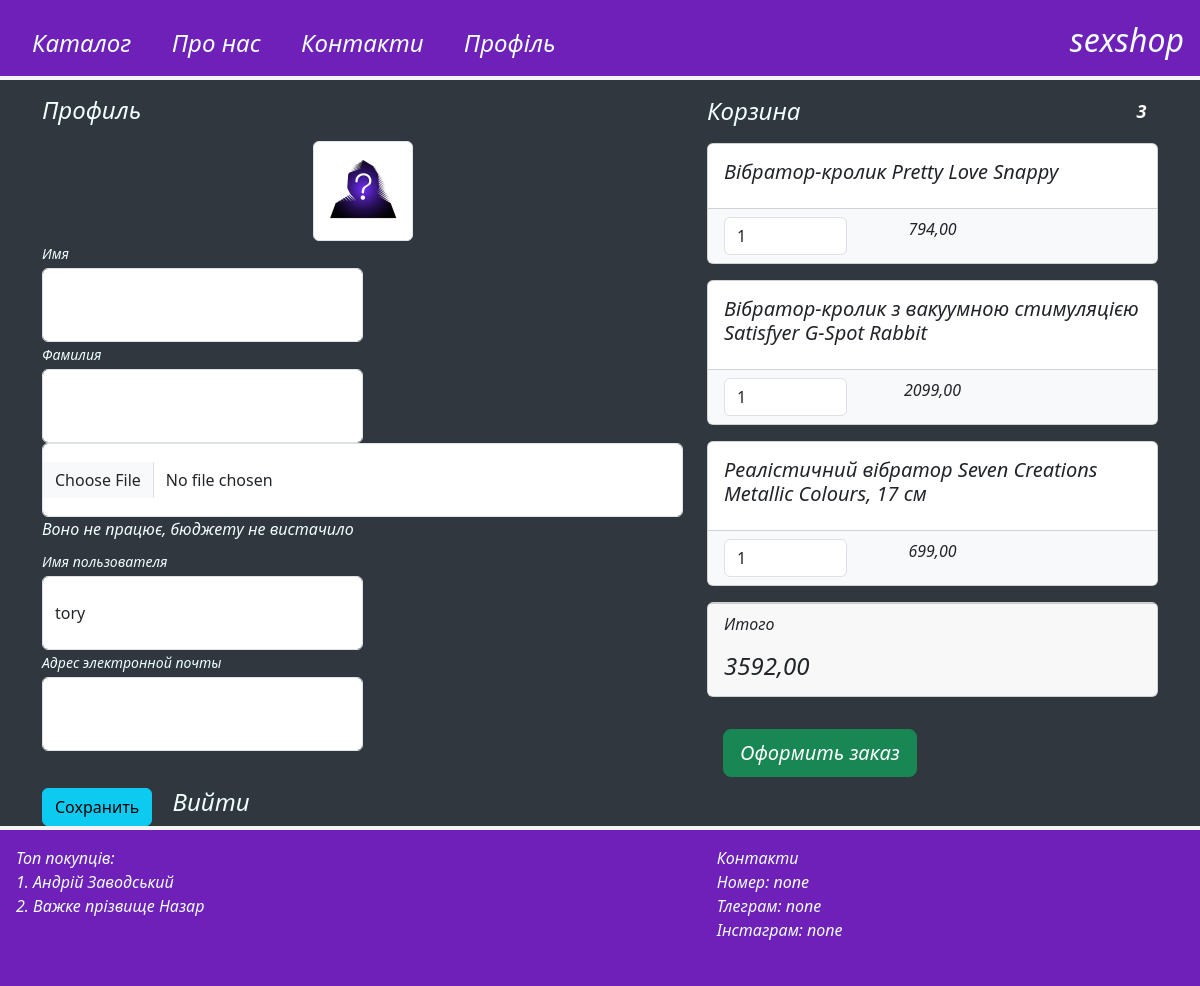
The page /users/profile/ (signed in) on the database its author committed.
### users/models.py (models this page shows)
class User(AbstractUser):
    image = models.ImageField(upload_to='users_imeges', null=True, blank=True)

### main/models.py (models this page shows, shortened)
class Bsket(models.Model):
    user = models.ForeignKey(to=User, on_delete=models.CASCADE)
    product = models.ForeignKey(to=product, on_delete=models.CASCADE)
    quantity = models.PositiveBigIntegerField(default=0)
    created_timestamp = models.DateTimeField(auto_now_add=True)
    objects = BsketQuerySet.as_manager()
    def sum(self):
        return self.product.coust * self.quantity

class product(models.Model):
    name = models.CharField('Название', max_length = 100)
    opus = models.TextField('Опис')
    coust = models.DecimalField('Ціна', max_digits=6, decimal_places=2)
    quantity = models.PositiveIntegerField(default=0)
    image = models.ImageField('фото', upload_to="product_image")
    category = models.ForeignKey(to=category, on_delete=models.CASCADE)

### users/views.py (the view)
# urls.py: path('profile/', profile, name="profile"),
@login_required
def profile(request):
    if request.method == "POST":
        form = UserProfileForm(instance=request.user, data=request.POST, files=request.FILES)
        if form.is_valid:
            form.save()
            return HttpResponseRedirect(reverse('users:profile'))
        else:
            print(form.errors)
    else:
        form = UserProfileForm(instance=request.user)
    bskets = Bsket.objects.filter(user=request.user)
    context = {'title': "Профі",
                "form": form,
                "bskets": Bsket.objects.filter(user=request.user),
                }
    return render(request, "users/profile.html", context)

### users/forms.py
class UserProfileForm(UserChangeForm):
    first_name = forms.CharField(widget=forms.TextInput(attrs={"class": "form-control py-4"}))
    last_name = forms.CharField(widget=forms.TextInput(attrs={"class": "form-control py-4"}))
    image = forms.ImageField(widget=forms.FileInput(attrs={"class": "form-control py-4"}), required=False)
    username = forms.CharField(widget=forms.TextInput(attrs={"class": "form-control py-4", "readonly": True}))
    email = forms.CharField(widget=forms.EmailInput(attrs={"class": "form-control py-4", "readonly": True}))
    class Meta:
            model = User
            fields = ("first_name", "last_name", "username", "email","image")

### main/models.py (called while the page is built)
    def total_sum(self):
        return sum(bsket.sum() for bsket in self)

    def total_quantity(self):
        return  sum(bsket.quantity for bsket in self)

### users/templates/users/profile.html (shortened to what this page needs)
{% extends 'main/xx.html' %}
{% load static %}
{% block sale %}
<main>
    <div class="container">
        <div class="row">
            <div class="col-lg-7">
                <h4 class="mt-3 mb-3">Профиль</h4>
                <div class="col-lg-12 text-center">
                    <img width="100" height="100"
                         src="{% static "img\avatar-is-hooded-indicated-by-question-mark-anonymous-unauthorized-user-isolated-vector_619989-1333.avif"%}"
                         class="img-thumbnail">
                </div>
                <form action="{% url "users:profile" %}" method="post", enctype="multipart/form-data">
                    <div class="form-row">
                        <div class="col-lg-6">
                            <div class="form-group">
                                <label class="small mb-1" for="{{ form.first_name.id_for_label}}">Имя</label>
                                {{ form.first_name }}
                            </div>
                        </div>
                        <div class="col-lg-6">
                            <div class="form-group">
                                <label class="small mb-1" for="{{form.last_name.id_for_label}}">Фамилия</label>
                                {{ form.last_name }}
                            </div>
                        </div>
                    </div>
                    <div class="form-row mb-2">
                        <div class="col-lg-12">
                            <div class="custom-file">
                                {{ form.image }}
                                <label class="custom-file-label" for="{{ form.image.id_for_label }}">Воно не працює, бюджету не вистачило</label>
                            </div>
                        </div>
                    </div>
                    <div class="form-row">
                        <div class="col-lg-6">
                            <label class="small mb-1" for="{{form.username.id_for_label}}">Имя пользователя</label>
                            {{ form.username }}
                        </div>
                        <div class="col-lg-6">
                            <label class="small mb-1" for="{{form.email.id_for_label}}">Адрес электронной
                                почты</label>
                            {{ form.email}}
                        </div>
                    </div>
                    <div class="form-row">
                        <div class="col-lg-12" style="margin-top: 33px;">
                            <input class="btn btn-info btn-block" type="submit" value="Сохранить">
                            <a href="{%url 'users:exit'%}">Вийти</a>
                        </div>
                    </div>
                </form>
            </div>
            <div class="col-lg-5">
                {% include "main/bskets.html"%}
            </div>
        </div>
    </div>
{% endblock %}

### main/templates/main/bskets.html (shortened to what this page needs)
{%if bskets%}
<h4 class="mt-3 mb-3 d-flex justify-content-between align-items-center mb-3">
    Корзина <span class="badge badge-secondary badge-pill">{{ bskets.total_quantity }}</span>
</h4>
{% for bsket in bskets %}
<div class="card mb-3">
    <div class="card-body">
        <h5 class="card-title">{{bsket.product.name}}</h5>
    </div>
    <ul class="list-group list-group-flush">
        <li class="list-group-item bg-light">
            <div class="row text-center">
                <div class="col-lg-4">
                    <input name="basketID" type="number" class="form-control"
                           value="{{bsket.quantity}}" min="0">
                </div>
                <div class="col-lg-4">{{ bsket.sum }}</div>
                <div class="col-lg-4">
                </div>
            </div>
        </li>
    </ul>
</div>
{% endfor %}
<div class="card mb-3">
    <div class="card-footer">
        <p class="float-left">Итого</p>
        <h4 class="float-right">{{bskets.total_sum}}</h4>
    </div>
</div>
<a class="btn btn-success btn-lg float-right" href="">
    Оформить заказ
</a>
</div>
{% else %}
<h4 class="mt-3 mb-3 d-flex justify-content-between align-items-center mb-3">
    Корзина пуста
</h4>
{% endif %}

### main/static/css/main.css (style rules this page uses)
* { margin: 0; padding: 0; }
main { display: block; width: 100%; }
body { background-color:rgb(48, 55, 63); color: azure; padding: 0px; font-style: italic; }
a { text-decoration: none; color:azure; font-size: 3vh; margin: 2vh; }

### rows shown on the page
User: username "tory"
Bsket: total_quantity "3", product.name "Вібратор-кролик Pretty Love Snappy", basketID "1", sum "794,00", total_sum "3592,00"
Bsket: product.name "Вібратор-кролик з вакуумною стимуляцією Satisfyer G-Spot Rabbit", basketID "1", sum "2099,00"
Bsket: product.name "Реалістичний вібратор Seven Creations Metallic Colours, 17 см", basketID "1", sum "699,00"
